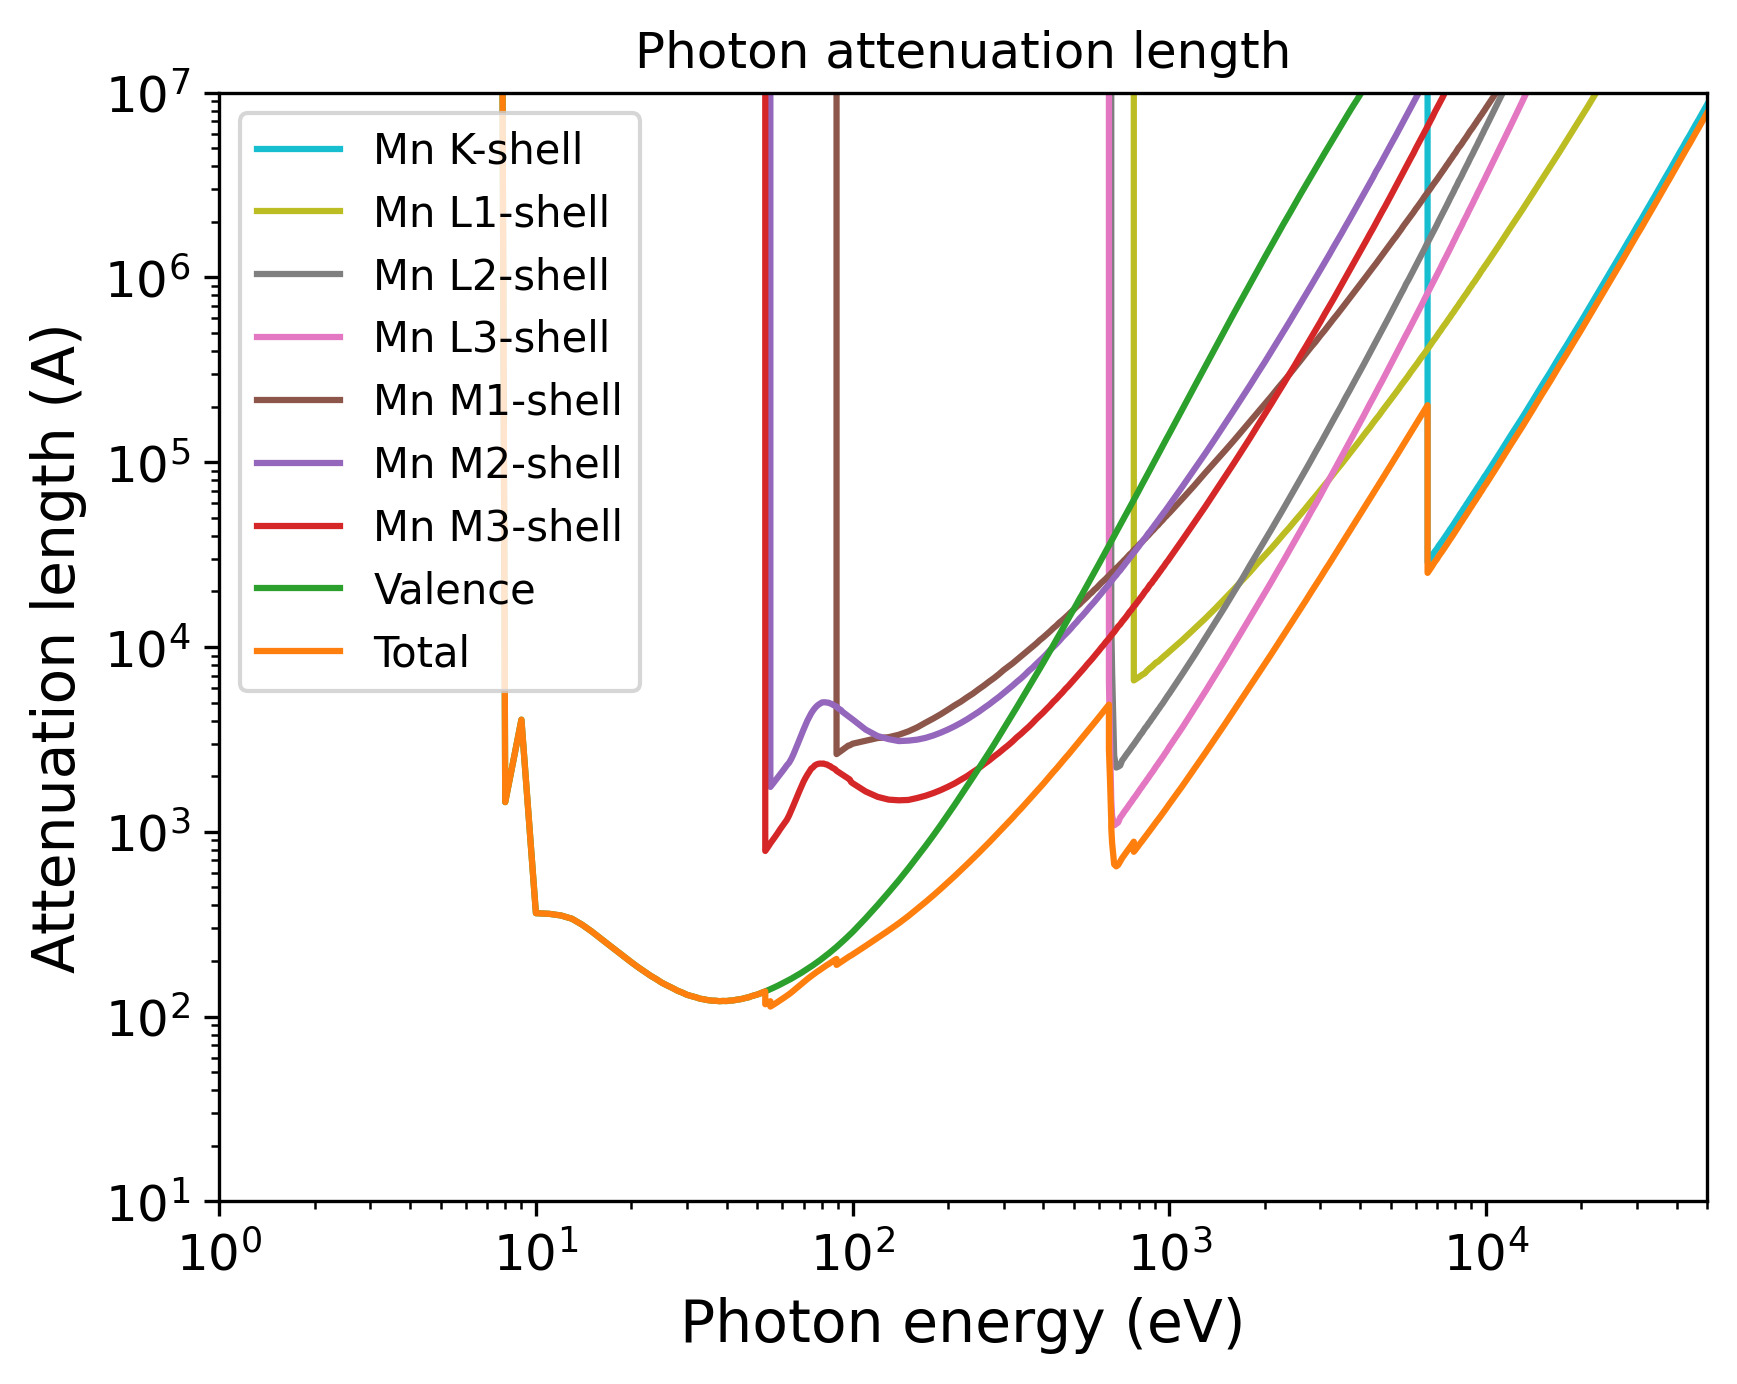

This figure's Python source:
import pandas as pd
import numpy as np
import matplotlib.pyplot as plt
import matplotlib.cm as cm
# Set the format:
plt.xlabel("Photon energy (eV)", fontsize=14)
plt.ylabel("Attenuation length (A)", fontsize=14)
plt.xticks(fontsize=12)
plt.yticks(fontsize=12)
plt.grid(False)
# Set the axes:
# Read the output file:
df = pd.read_csv(r"OUTPUT_Mn_Photon_IMFP.dat", sep=r'\s+', header=None, comment="#", skipinitialspace=True)
plt.xscale("log")
plt.yscale("log")
# Prepare the plot:
columns_to_plot = [ 1, 2, 3, 4, 5, 6, 7, 8, 9]
labels = [ "Mn K-shell", "Mn L1-shell", "Mn L2-shell", "Mn L3-shell", "Mn M1-shell", "Mn M2-shell", "Mn M3-shell", "Valence", "Total"]
# Create N distinct colors from a colormap
N = len(columns_to_plot)
colors = plt.cm.tab10(np.linspace(1, 0, 10))
# Set line styles:
linestyles = [ "-", "-", "-", "-", "-", "-", "-", "-", "-"]
for i, col in enumerate(columns_to_plot):
    color = colors[i % len(colors)]
    ls    = linestyles[i % len(linestyles)]
    label = labels[i % len(labels)]
    plt.plot(df.iloc[:, 0], df.iloc[:, col],
    color=color,
    label=label,
    linestyle=ls)
plt.xlim(1.00000000,50000.00000000)
plt.ylim(10.00000000,10000000.00000000)
plt.title("Photon attenuation length")
plt.legend(loc="best", fontsize=10)
# Save the plot in this format:
plt.savefig("OUTPUT_MFP_photon.png", dpi=300, bbox_inches="tight")
